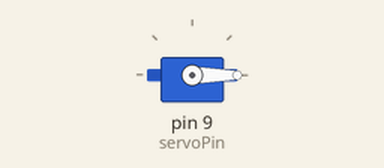
This sketch was run on a simulated Arduino Uno, built with avr-gcc and run on an emulated ATmega328P. On the bench: servo.

Above: at 0.05 s.
At 1.35 s:
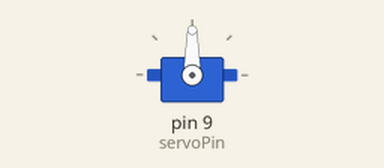
At 2.7 s:
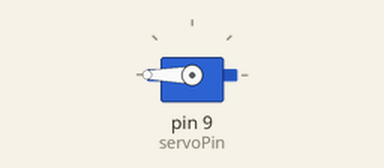
At 5.4 s:
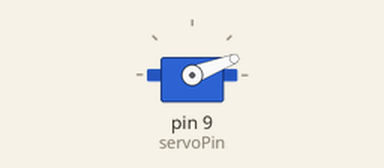
Timing chart, 0 to 7.4 s (numbered marks = the images above):
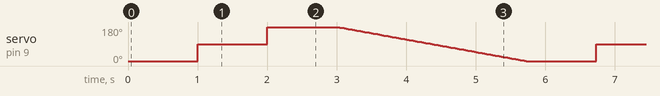

The sketch:

sketch.ino
```cpp
#include <Servo.h>
Servo myServo;
const int servoPin = 9;

void setup() {

  myServo.attach(servoPin);
}

void loop() {

  myServo.write(0);
  delay(1000);

  myServo.write(90);
  delay(1000);

  myServo.write(180);
  delay(1000);

  for (int pos = 180; pos >= 0; pos -= 1) {
    myServo.write(pos);
    delay(15);
  }

}
```
